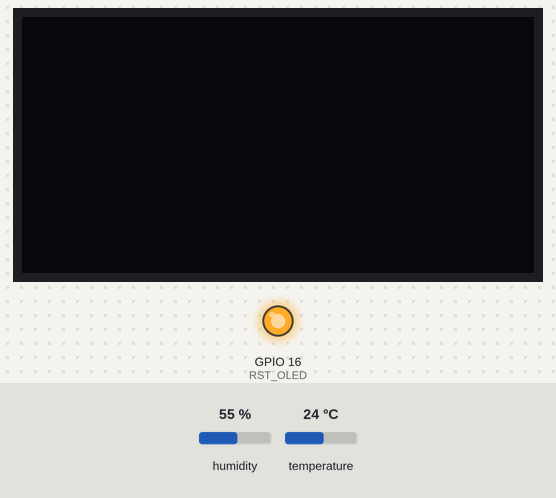
This sketch was run on a simulated ESP32. On the bench: 128×64 one-colour display, output pins drawn as LEDs (lit = HIGH). Inputs (shaded band) come from the test bench; at power-on: humidity 55 %, temperature 24 °C. What the sketch prints to the serial monitor is not drawn.

Above: at 1.2 s.
1.3 s: humidity set to 22 %
At 5.4 s:
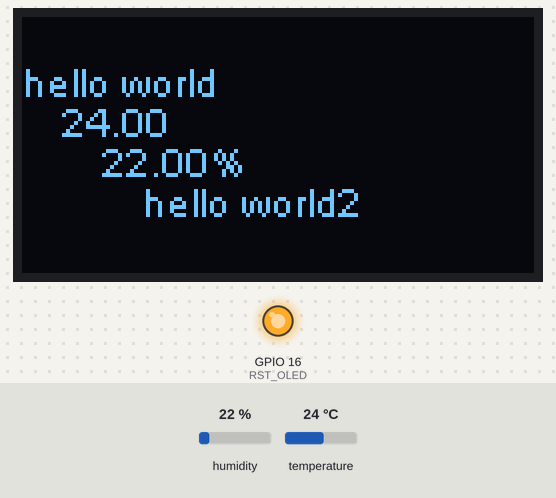
7.3 s: temperature set to 12 °C
At 11.1 s:
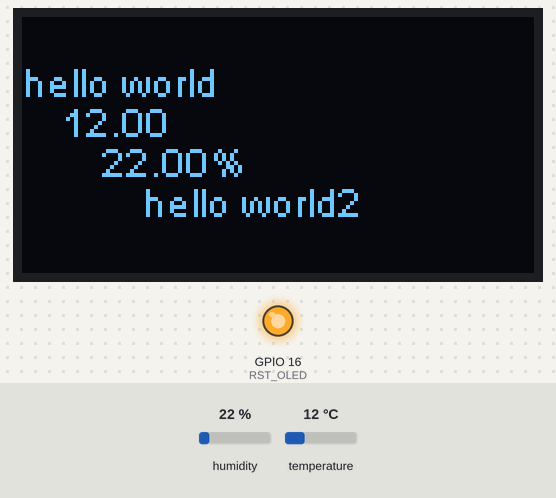
13.3 s: humidity set to 40 %
At 15.6 s:
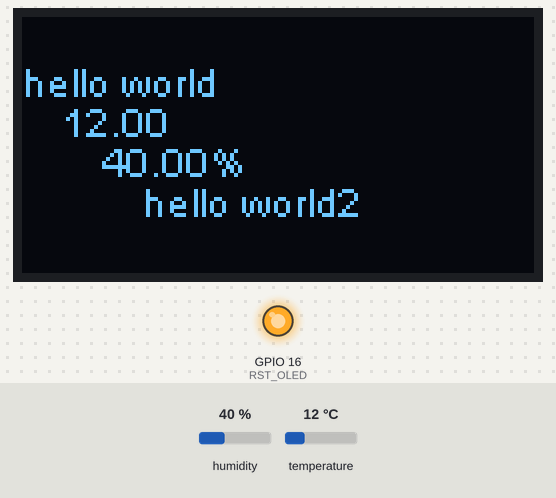
19.3 s: temperature set to 19 °C
Timing chart, 0 to 22.3 s (numbered marks = the images above; inputs shaded):
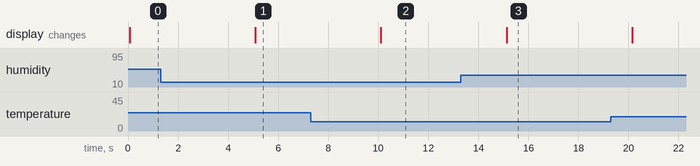

Measured:
- after the input at 1.3 s, the display: changes after 3.8 s (image 1)
- after the input at 7.3 s, the display: changes after 2.8 s (image 2)
- after the input at 13.3 s, the display: changes after 1.8 s (image 3)

The sketch:

OLED-DHT22.ino
```cpp
//#include <ArduinoOTA.h>
#include <Wire.h>
#include <SSD1306.h>
#include <DHT.h>

/*OLED Arguments*/
#define RST_OLED 16                     //OLED Reset引脚，需要手动Reset，否则不显示
#define OLED_UPDATE_INTERVAL 500        //OLED屏幕刷新间隔ms
SSD1306 display(0x3C, 4, 15);           //引脚4，15是绑定在Kit 32的主板上的，不能做其它用

#define DHTPIN 13     // GPIO 5
#define DHTTYPE DHT22   // DHT 22  (AM2302)
DHT dht(DHTPIN, DHTTYPE); // Initialize DHT sensor for normal 16mhz Arduino
//int chk;
float hum;  //Stores humidity value
float temp; //Stores temperature value

/*setup oled*/
void setupOLED()
{
  pinMode(RST_OLED, OUTPUT);
  //复位OLED电路
  digitalWrite(RST_OLED, LOW);        // turn D16 low to reset OLED
  delay(50);
  digitalWrite(RST_OLED, HIGH);       // while OLED is running, must set D16 in high
  /* OLED 初始設定 */
  display.init();
  display.flipScreenVertically();           // 螢幕翻轉
  display.setFont(ArialMT_Plain_10);        // 設定 OLED 字體大小
  display.setTextAlignment(TEXT_ALIGN_LEFT);// 設定 OLED 顯示對其方式
  display.clear();
  //display.drawString(0, 0, "Initialize...");
}

void setup()
{
  //pinMode(25, OUTPUT);
  //digitalWrite(25,HIGH);
  pinMode(DHTPIN, INPUT);
  Serial.begin(9600);
  dht.begin();
  setupOLED();
}

void loop()
{
    //Read data and store it to variables hum and temp
    hum = dht.readHumidity();
    temp= dht.readTemperature();
    //Print temp and humidity values to serial monitor
    Serial.println("");
    Serial.print("Temp: ");
    Serial.print(temp);
    Serial.print(", Humidity: ");
    Serial.print(hum);
    Serial.print(" %");
    //Serial.println(" Celsius");
    Serial.println("");
    delay(5000); //Delay 2 sec.

    String stringtemp =  String(dht.readTemperature());// 把字串常數轉換成 String 物件
    String stringhum =  String(dht.readHumidity()) + "%";

    display.clear();
    display.drawString(0, 10, "hello world");
    display.drawString(10, 20, stringtemp);
    display.drawString(20, 30, stringhum);
    display.drawString(30, 40, "hello world2");
    display.display();

}
```
